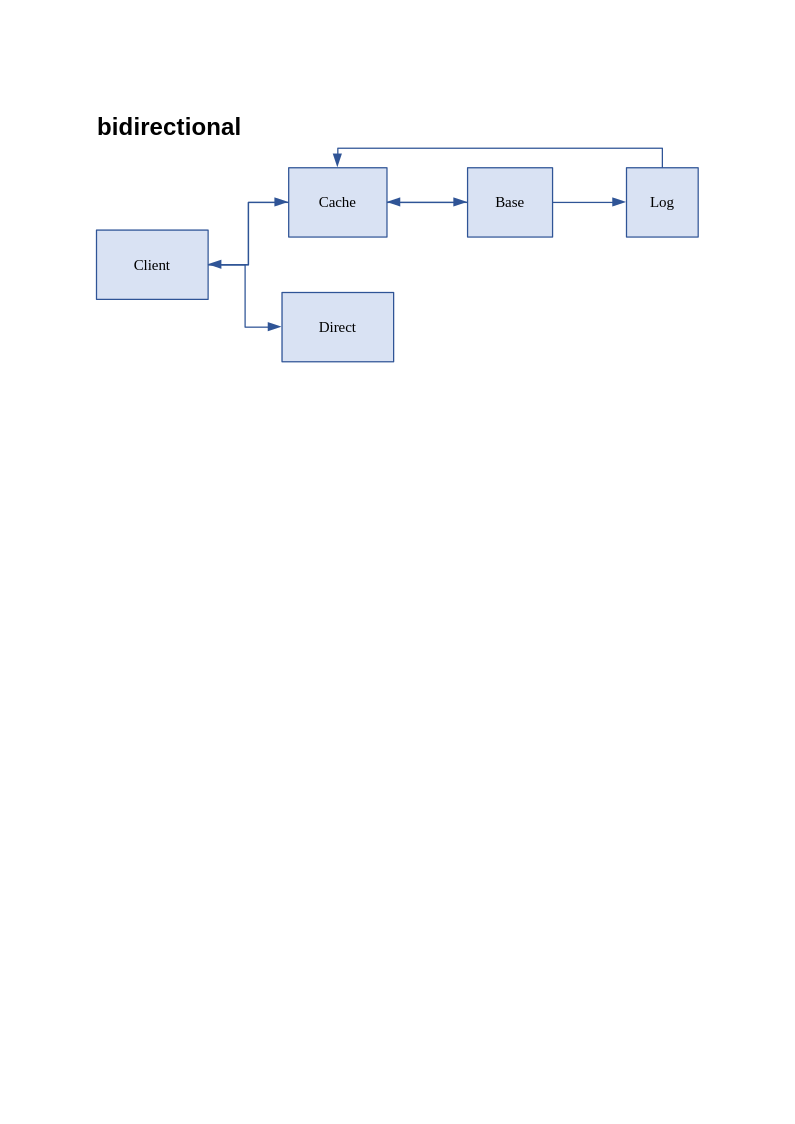
#> input picture test-corpus/visual/baseline-odt/bidirectional.png, 795 x 1124 px, given in place of s0.png, which was not available
$ python build-smartart-showcase.py ../test-corpus/visual/baseline-odt/bidirectional.png
#> lines starting #> are read from the running program, lines starting #| are printed output that depends on the picture; pictures that were not available may be replaced by others from this repository, and a replacement may not be noted
#!/usr/bin/env python3
"""Regenerate docs/showcase/smartart.png: Mermaid source (left) -> native Word SmartArt (right).

Each sample below is exported through the real CLI with SmartArt on (MD2NATIVEDOCX_ENABLE_SMARTART=1) and the
cached drawing on (MD2NATIVEDOCX_SMARTART_DRAWING=1, what LibreOffice paints), then rendered with headless
LibreOffice (same pinned fontconfig as scripts/test-visual.mjs). A bottom strip shows one process in several
of the looks offered by `md2nativedocx.smartArt.style`.
    python3 scripts/build-smartart-showcase.py [out_dir]
Requires: node, pandoc, soffice, pdftoppm, Pillow.
"""
import os, subprocess, sys, tempfile, shutil
from PIL import Image, ImageChops, ImageDraw, ImageFont

root = os.path.dirname(os.path.dirname(os.path.abspath(__file__)))
cli = os.path.join(root, 'packages/cli/bin/md2nativedocx.mjs')
base_env = {**os.environ, 'FONTCONFIG_FILE': os.path.join(root, 'test-corpus/visual/fontconfig/fonts.conf'),
            'MD2NATIVEDOCX_ENABLE_SMARTART': '1', 'MD2NATIVEDOCX_SMARTART_DRAWING': '1'}

# (title, what Word makes of it, Mermaid source, look)
SAMPLES = [
 ('Process', 'a chain becomes a SmartArt process, shapes kept', 'flowchart LR\n  A([Idea]) --> B[Draft]\n  B --> C{Review}\n  C --> D[(Archive)]', 'colorful'),
 ('Cycle', 'a loop becomes a SmartArt cycle', 'flowchart LR\n  P[Plan] --> D[Do]\n  D --> C[Check]\n  C --> A[Act]\n  A --> P', 'colorful'),
 ('Org chart', 'a tree becomes a SmartArt hierarchy', 'flowchart TD\n  CEO --> CTO\n  CEO --> CFO\n  CTO --> Dev[Engineering]\n  CTO --> Ops[Operations]\n  CFO --> Acc[Accounting]', 'colorful'),
 ('Mindmap', 'a mindmap becomes a SmartArt hierarchy', 'mindmap\n  root((Launch))\n    Product\n      Pricing\n      Docs\n    Marketing\n      Blog\n      Webinar', 'colorful'),
 ('Timeline', 'a timeline becomes a SmartArt time line', 'timeline\n  2021 : Prototype\n  2022 : First customer\n  2023 : Series A\n  2024 : Europe', 'colorful'),
 ('Kanban', 'a board becomes a SmartArt grouped list', 'kanban\n  Todo\n    t1[Write spec]\n    t2[Pick fonts]\n  Doing\n    t3[Build export]\n  Done\n    t4[Kick-off]', 'colorful'),
]
LOOK_SRC = 'flowchart LR\n  A[Plan] --> B[Build]\n  B --> C[Test]\n  C --> D[Ship]'
LOOKS = ['simple', 'moderate', 'colorful', 'intense']

work = tempfile.mkdtemp()
def crop(im, pad=12):
#> called with pad = 12
    b = ImageChops.difference(im, Image.new('RGB', im.size, (255, 255, 255))).getbbox()
#> b = (95, 117, 699, 363)
    return im.crop((max(b[0]-pad, 0), max(b[1]-pad, 0), b[2]+pad, b[3]+pad)) if b else im
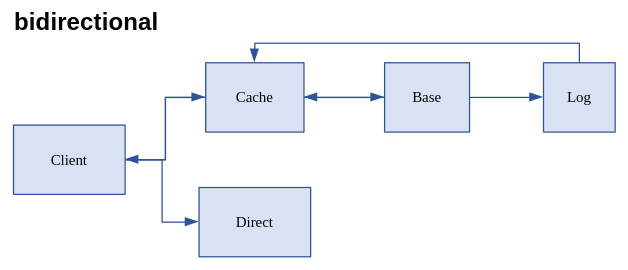
#> returned value: PIL image 628x270 RGB; mean R, G, B 241.5, 244, 248.4

def render(name, src, style):
    md = os.path.join(work, name + '.md'); open(md, 'w').write('```mermaid\n' + src + '\n```\n')
    docx = os.path.join(work, name + '.docx')
    env = {**base_env, 'MD2NATIVEDOCX_SMARTART_STYLE': style}
    subprocess.run(['node', cli, md, '-o', docx], check=True, capture_output=True, env=env)
    subprocess.run(['soffice', '--headless', '--convert-to', 'pdf', '--outdir', work, docx],
                   check=True, capture_output=True, env=env)
    subprocess.run(['pdftoppm', '-r', '110', '-png', '-singlefile', os.path.join(work, name + '.pdf'),
                    os.path.join(work, name)], check=True)
    return crop(Image.open(os.path.join(work, name + '.png')).convert('RGB'))

def font(sz, bold=False, mono=False):
    p = '/usr/share/fonts/truetype/dejavu/DejaVuSans%s%s.ttf' % ('Mono' if mono else '', '-Bold' if bold else '')
    return ImageFont.truetype(p, sz) if os.path.exists(p) else ImageFont.load_default()

tiles = [(t, sub, src, render('s%d' % i, src, look)) for i, (t, sub, src, look) in enumerate(SAMPLES)]
#> call 2 of render, with name = 's1', style = 'colorful'
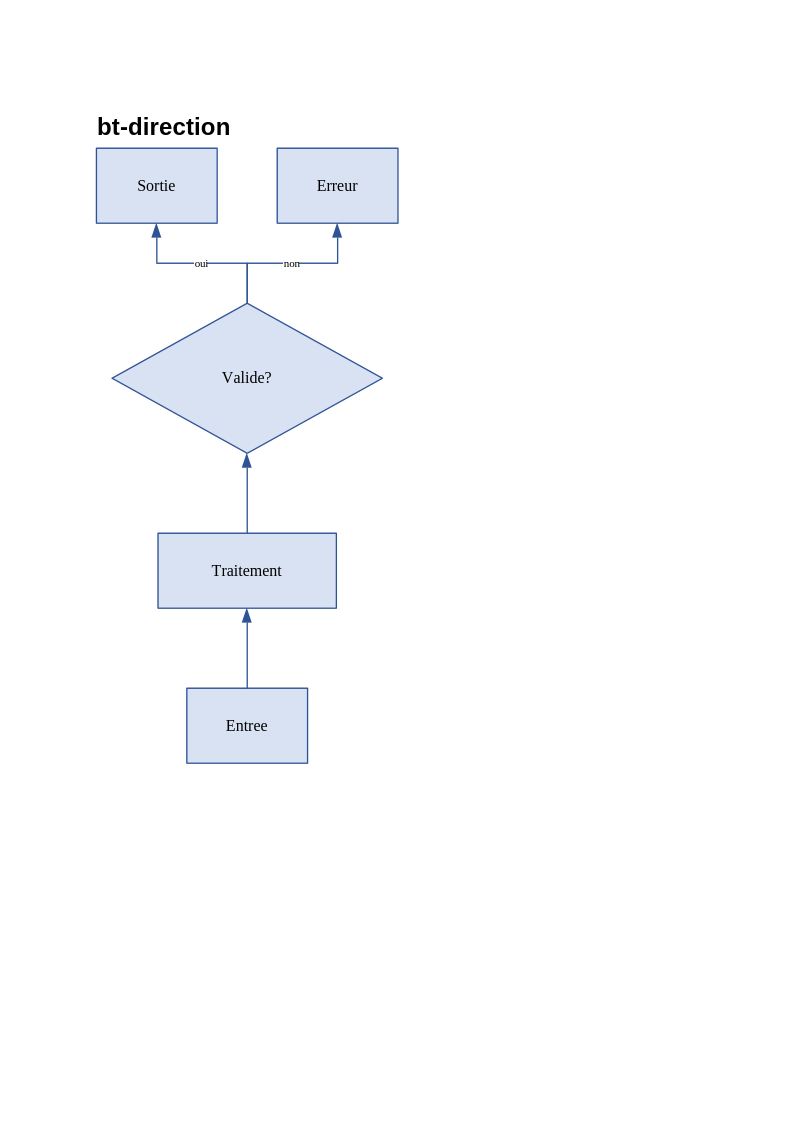
#> input picture test-corpus/visual/baseline-odt/bt-direction.png, 795 x 1124 px, given in place of s1.png, which was not available
#> call 2 of crop, with pad = 12
#> in crop (call 2), `b = ImageChops.difference(im, Image.new('RGB', im.size, (255, 255, 255..`: b = (95, 117, 399, 764)
#> in crop (call 2), `return im.crop((max(b[0]-pad, 0), max(b[1]-pad, 0), b[2]+pad, b[3]+pad..`:
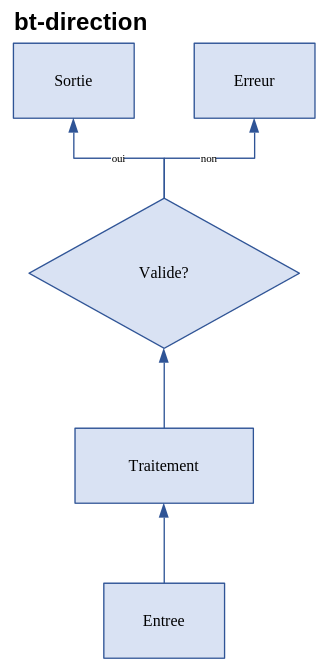
#> returned value: PIL image 328x671 RGB; mean R, G, B 239.3, 242.3, 248
#> (the run stopped early here; a loop or call above may not have finished)
